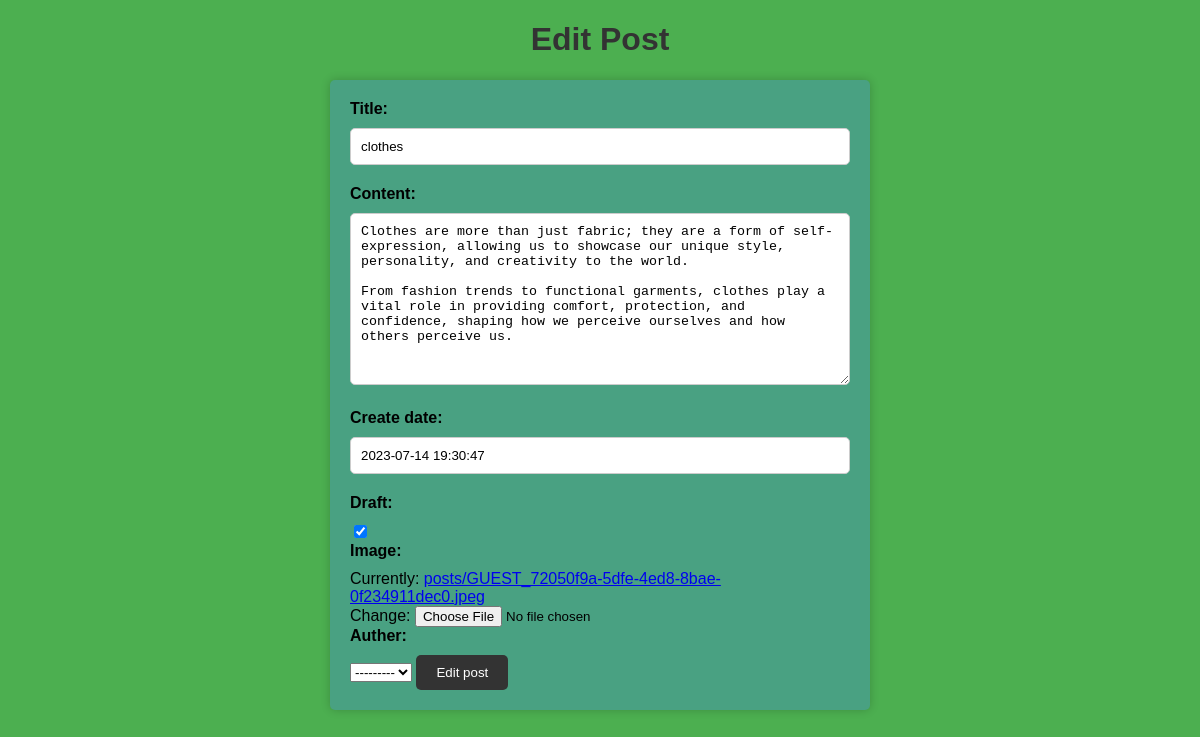
The app's page /15/edit with its own data.
### blog/models.py (models this page shows, shortened)
class Post(models.Model):
    title = models.CharField(max_length=100)
    content = models.TextField(max_length=30000)
    create_date = models.DateTimeField(default=timezone.now)
    draft = models.BooleanField(default=True)
    tags = TaggableManager()
    image = models.ImageField(upload_to='posts')
    auther = models.ForeignKey(User , on_delete=models.SET_NULL, null=True)

### blog/views.py (the view)
# urls.py: path('<int:pk>/edit', PostUpdate.as_view() ) ,
class PostUpdate(UpdateView):
    model = Post
    fields = ['title','content', 'create_date', 'draft', 'tags', 'image', 'auther']
    success_url = '/'
    template_name = 'blog/edit_post.html'

### blog/templates/blog/edit_post.html (shortened to what this page needs)
<!DOCTYPE html>
<html>
<head>
</head>
<body>
    <h1>Edit Post</h1>
    <form method="post" enctype="multipart/form-data">
       {{form}}
        <input type="submit" value="Edit post">
    </form>
</body>
</html>

### blog/templates/blog/edit_post.html (style rules this page uses)
body { font-family: Arial, sans-serif; background-color: #4CAF50; }
h1 { color: #333; text-align: center; }
form { max-width: 500px; margin: 0 auto; background-color: #49a182; padding: 20px; border-radius: 5px; box-shadow: 0 0 10px rgba(0,0,0,0.2); }
label { display: block; margin-bottom: 10px; font-weight: bold; }
input[type="text"], textarea { width: 100%; padding: 10px; border: 1px solid #ccc; border-radius: 5px; margin-bottom: 20px; box-sizing: border-box; }
input[type="submit"] { background-color: #333; color: #fff; padding: 10px 20px; border: none; border-radius: 5px; cursor: pointer; }

### records on screen
Post: title "clothes", content "Clothes are more than just fabric; they are a form of self-expression, allowing us to showcase our unique style, personality, and creativity to the world. From fashion trends to functional garments, clothes play a vital role in providing comfort, protection, and confidence, shaping how we perceive ourselves and how others perceive us.", create_date "2023-07-14 19:30:47", draft "☑", auther "---------"
